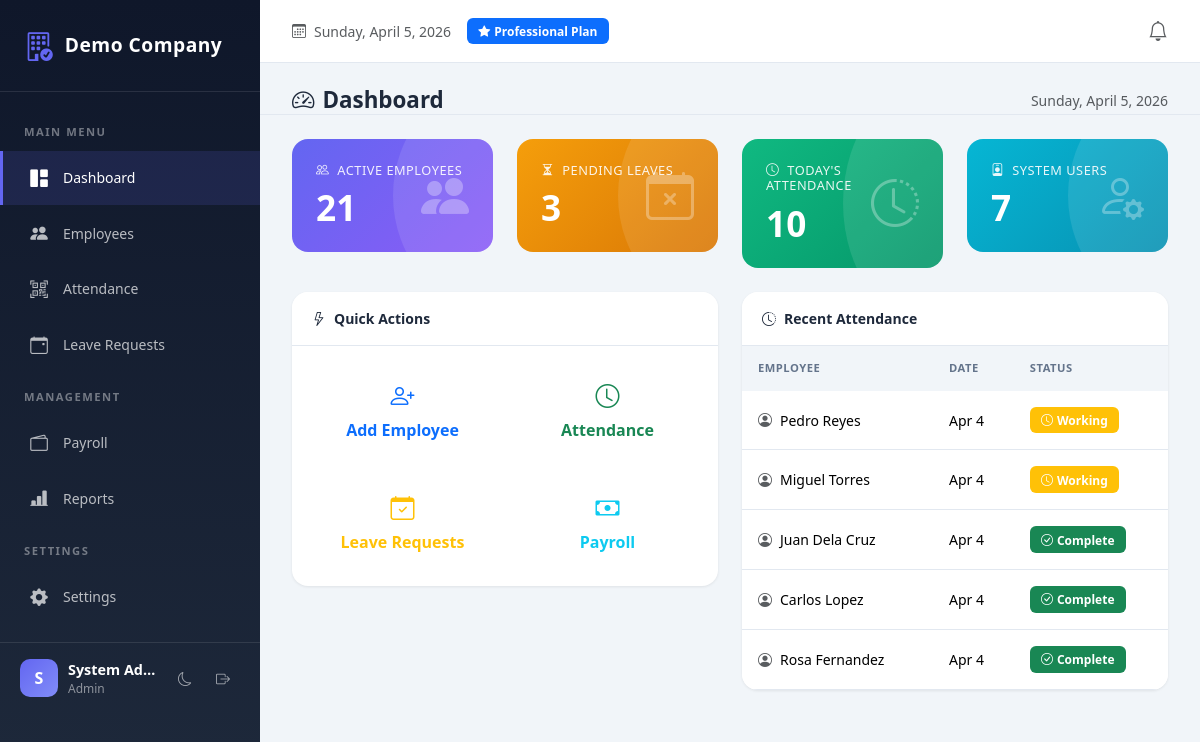
The app's page /modules/dashboard.php (signed in) with its own data.
### tables this page shows
CREATE TABLE attendance (
    id INT AUTO_INCREMENT PRIMARY KEY,
    company_id INT NOT NULL,
    employee_id INT NOT NULL,
    date DATE NOT NULL,
    time_in TIME NULL,
    time_out TIME NULL,
    notes VARCHAR(255),
    UNIQUE KEY uniq_attendance(company_id, employee_id, date)
);

CREATE TABLE employees (
    id INT AUTO_INCREMENT PRIMARY KEY,
    company_id INT NOT NULL,
    employee_code VARCHAR(30),
    first_name VARCHAR(100) NOT NULL,
    last_name VARCHAR(100) NOT NULL,
    email VARCHAR(150) NOT NULL,
    phone VARCHAR(50),
    department_id INT NULL,
    position_id INT NULL,
    hire_date DATE NULL,
    basic_salary DECIMAL(10,2) DEFAULT 0,
    status ENUM('active','inactive') DEFAULT 'active',
    created_at DATETIME DEFAULT CURRENT_TIMESTAMP,
    UNIQUE KEY uniq_emp_code(company_id, employee_code),
    UNIQUE KEY uniq_emp_email(company_id, email)
);

### includes/functions.php (called while the page is built, shortened)
<?php
function e($s) {
    return htmlspecialchars($s ?? "", ENT_QUOTES, "UTF-8");
}

### modules/dashboard.php (the view, shortened to what this page needs)
<?php
require_once __DIR__.'/../config/db.php'; require_once __DIR__.'/../includes/auth.php';
require_once __DIR__.'/../includes/header.php'; require_once __DIR__.'/../includes/nav.php'; require_login();
$hasSaas = $pdo->query("SHOW COLUMNS FROM employees LIKE 'company_id'")->fetch();
$cid = $hasSaas ? (company_id() ?? 1) : null;
if($hasSaas && $cid) {
    $emp=$pdo->prepare("SELECT COUNT(*) c FROM employees WHERE company_id=? AND status='active'");
    $emp->execute([$cid]); $emp=$emp->fetch()['c'];
    $lv=$pdo->prepare("SELECT COUNT(*) c FROM leave_requests WHERE company_id=? AND status='pending'");
    $lv->execute([$cid]); $lv=$lv->fetch()['c'];
    $att=$pdo->prepare("SELECT COUNT(*) c FROM attendance WHERE company_id=? AND date=CURDATE()");
    $att->execute([$cid]); $att=$att->fetch()['c'];
    $users=$pdo->prepare("SELECT COUNT(*) c FROM users WHERE company_id=? AND is_active=1");
    $users->execute([$cid]); $users=$users->fetch()['c'];
}
?>
<div class="page-header d-flex justify-content-between align-items-center">
  <h4><i class="bi bi-speedometer2 me-2"></i>Dashboard</h4>
  <span class="text-muted"><?= date('l, F j, Y') ?></span>
</div>
<div class="row g-4 mb-4">
  <div class="col-md-6 col-lg-3">
    <div class="stat-card primary">
      <h6><i class="bi bi-people me-2"></i>Active Employees</h6>
      <h2><?= $emp ?></h2>
      <i class="bi bi-people-fill icon"></i>
    </div>
  </div>
  <div class="col-md-6 col-lg-3">
    <div class="stat-card warning">
      <h6><i class="bi bi-hourglass-split me-2"></i>Pending Leaves</h6>
      <h2><?= $lv ?></h2>
      <i class="bi bi-calendar-x icon"></i>
    </div>
  </div>
  <div class="col-md-6 col-lg-3">
    <div class="stat-card success">
      <h6><i class="bi bi-clock me-2"></i>Today's Attendance</h6>
      <h2><?= $att ?></h2>
      <i class="bi bi-clock-history icon"></i>
    </div>
  </div>
  <div class="col-md-6 col-lg-3">
    <div class="stat-card info">
      <h6><i class="bi bi-person-badge me-2"></i>System Users</h6>
      <h2><?= $users ?></h2>
      <i class="bi bi-person-gear icon"></i>
    </div>
  </div>
</div>
<div class="row g-4">
  <div class="col-lg-6">
    <div class="card">
      <div class="card-header"><i class="bi bi-lightning me-2"></i>Quick Actions</div>
      <div class="card-body">
        <div class="row g-3">
          <div class="col-6"><a href="employees/index.php" class="btn btn-outline-primary w-100 py-3"><i class="bi bi-person-plus d-block fs-4 mb-1"></i>Add Employee</a></div>
          <div class="col-6"><a href="attendance/index.php" class="btn btn-outline-success w-100 py-3"><i class="bi bi-clock d-block fs-4 mb-1"></i>Attendance</a></div>
          <div class="col-6"><a href="leaves/index.php" class="btn btn-outline-warning w-100 py-3"><i class="bi bi-calendar-check d-block fs-4 mb-1"></i>Leave Requests</a></div>
          <div class="col-6"><a href="payroll/index.php" class="btn btn-outline-info w-100 py-3"><i class="bi bi-cash d-block fs-4 mb-1"></i>Payroll</a></div>
        </div>
      </div>
    </div>
  </div>
  <div class="col-lg-6">
    <div class="card">
      <div class="card-header"><i class="bi bi-clock-history me-2"></i>Recent Attendance</div>
      <div class="card-body p-0">
        <?php
        $hasSaas = $pdo->query("SHOW COLUMNS FROM attendance LIKE 'company_id'")->fetch();
        $cid = $hasSaas ? (company_id() ?? 1) : null;
        if($hasSaas && $cid) {
            $st = $pdo->prepare("SELECT a.*, e.first_name, e.last_name FROM attendance a JOIN employees e ON e.id=a.employee_id WHERE a.company_id=? ORDER BY a.date DESC, a.time_in DESC LIMIT 5");
            $st->execute([$cid]);
            $recent = $st->fetchAll();
        } else {
            $recent = $pdo->query("SELECT a.*, e.first_name, e.last_name FROM attendance a JOIN employees e ON e.id=a.employee_id ORDER BY a.date DESC, a.time_in DESC LIMIT 5")->fetchAll();
        }
        if($recent): ?>
        <table class="table table-hover mb-0">
          <thead><tr><th>Employee</th><th>Date</th><th>Status</th></tr></thead>
          <tbody>
          <?php foreach($recent as $r): ?>
          <tr>
            <td><i class="bi bi-person-circle me-2 text-muted"></i><?= e($r['first_name'].' '.$r['last_name']) ?></td>
            <td><?= date('M j', strtotime($r['date'])) ?></td>
            <td>
              <?php if($r['time_out']): ?>
                <span class="badge bg-success"><i class="bi bi-check-circle me-1"></i>Complete</span>
              <?php else: ?>
                <span class="badge bg-warning"><i class="bi bi-clock me-1"></i>Working</span>
              <?php endif; ?>
            </td>
          </tr>
          <?php endforeach; ?>
          </tbody>
        </table>
        <?php endif; ?>
      </div>
    </div>
  </div>
</div>
<?php require_once __DIR__.'/../includes/footer.php'; ?>

### public/assets/css/style.css (style rules this page uses)
* { margin: 0; padding: 0; box-sizing: border-box; }
body { font-family: 'Segoe UI', system-ui, -apple-system, sans-serif; font-size: 14px; background: var(--bg-body); color: var(--text-primary); min-height: 100vh; transition: background 0.3s ease, color 0.3s ease; }
.card, .modal-content, .dropdown-menu, .table, .btn, .form-control, .form-select { transition: background 0.3s ease, border-color 0.3s ease, color 0.3s ease; }
.main-content > *:not(.top-bar) { padding: 0 2rem; }
.main-content > .page-header { padding-top: 1.5rem; }
.main-content > *:last-child { padding-bottom: 2rem; }
.card { border: none; border-radius: 16px; box-shadow: 0 1px 3px rgba(0,0,0,0.08); background: var(--bg-card); overflow: hidden; }
.card-header { background: var(--bg-card); border-bottom: 1px solid var(--border-color); font-weight: 600; padding: 1rem 1.25rem; color: var(--text-primary); }
.stat-card { position: relative; padding: 1.5rem; border-radius: 16px; color: white; overflow: hidden; transition: transform 0.2s ease, box-shadow 0.2s ease; }
.stat-card::before { content: ''; position: absolute; top: -50%; right: -50%; width: 100%; height: 200%; background: rgba(255,255,255,0.1); border-radius: 50%; }
.stat-card.primary { background: linear-gradient(135deg, #6366f1, #8b5cf6); }
.stat-card.success { background: linear-gradient(135deg, #10b981, #059669); }
.stat-card.warning { background: linear-gradient(135deg, #f59e0b, #d97706); }
.stat-card.info { background: linear-gradient(135deg, #06b6d4, #0891b2); }
.stat-card h6 { opacity: 0.9; font-size: 0.8rem; text-transform: uppercase; letter-spacing: 0.5px; margin-bottom: 0.5rem; }
.stat-card h2 { font-size: 2.2rem; font-weight: 700; margin: 0; }
.stat-card .icon { position: absolute; right: 1.5rem; top: 50%; transform: translateY(-50%); font-size: 3rem; opacity: 0.3; }
.table { margin-bottom: 0; color: var(--text-primary); }
.table thead th { background: var(--bg-body); color: var(--text-secondary); font-weight: 600; border: none; padding: 0.875rem 1rem; text-transform: uppercase; font-size: 0.7rem; letter-spacing: 0.5px; }
.table tbody tr { transition: all 0.15s ease; }
.table td { padding: 1rem; vertical-align: middle; border-color: var(--border-color); }
.btn { border-radius: 10px; font-weight: 600; padding: 0.6rem 1.25rem; transition: all 0.2s ease; border: none; }
.badge { padding: 0.45rem 0.7rem; border-radius: 6px; font-weight: 600; font-size: 0.75rem; }
.page-header { margin-bottom: 1.5rem; padding-bottom: 1rem; border-bottom: 1px solid var(--border-color); }
.page-header h4 { font-weight: 700; color: var(--text-primary); margin: 0; font-size: 1.4rem; }
.card, .stat-card { animation: fadeIn 0.3s ease-out; }

### records on screen
attendance: employee.last_name "Pedro Reyes", date "Apr 4", shows "Working"
attendance: employee.last_name "Miguel Torres", date "Apr 4", shows "Working"
attendance: employee.last_name "Juan Dela Cruz", date "Apr 4", time_out "Complete"
attendance: employee.last_name "Carlos Lopez", date "Apr 4", time_out "Complete"
attendance: employee.last_name "Rosa Fernandez", date "Apr 4", time_out "Complete"

### other values on screen
$company['name'] "Demo Company"
substr($u['name'] ?: $u['email'], 0, 1) "S"
$u['name'] ?: $u['email'] "System Ad…"
$u['role'] "Admin"
$company['plan'] "Professional"
$emp "21"
$lv "3"
$att "10"
$users "7"
